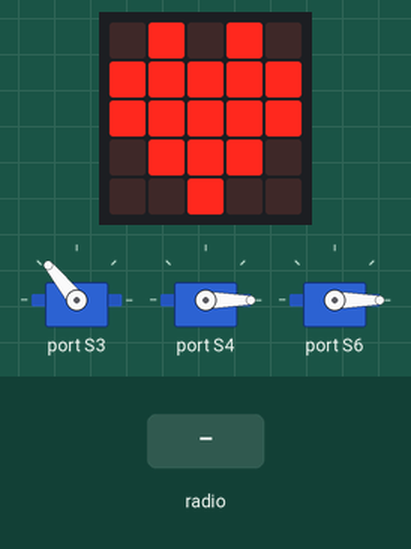
Recording of a program running on a simulated BBC micro:bit (MakeCode). Shown: the board's 5×5 LED display, 3 × servo. The test bench sets the inputs (shaded band).

Above: at 1.8 s.
1.9 s: radio message "1" arrives
At 2.7 s:
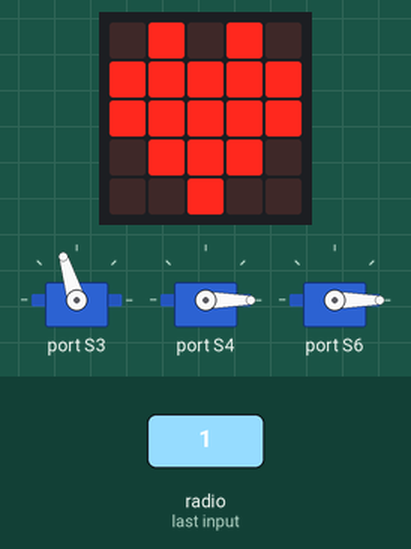
3.4 s: radio message "2" arrives
At 3.8 s:
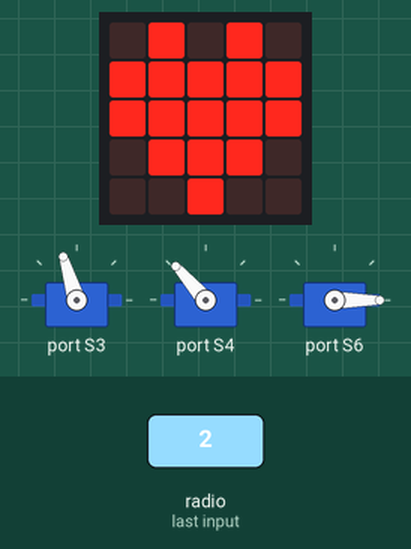
4.9 s: radio message "3" arrives
At 6.1 s:
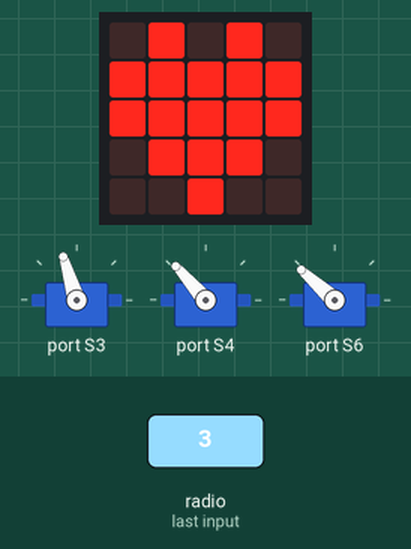
6.4 s: radio message "4" arrives
At 7.3 s:
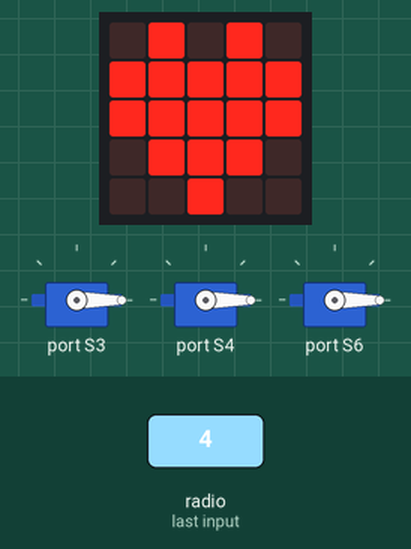
7.9 s: radio message "2" arrives
At 8.4 s:
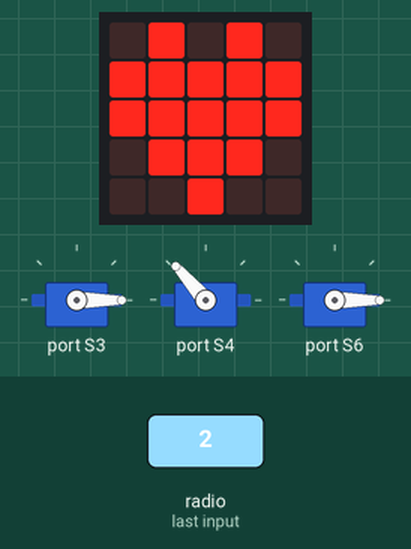
9.4 s: radio message "3" arrives
At 10.8 s:
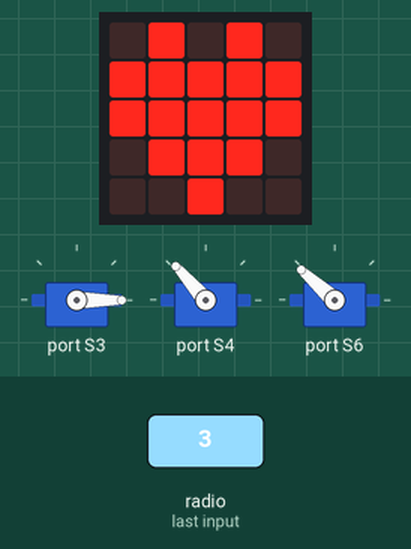
Timing chart, 0 to 11.9 s (numbered marks = the images above; inputs shaded):
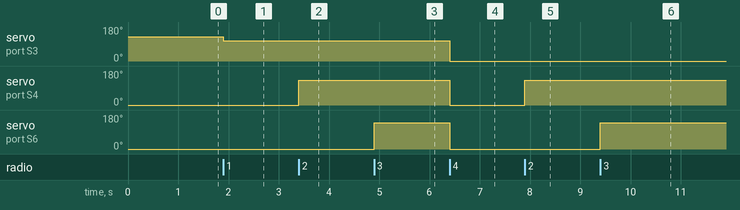

Measured:
- after the input at 1.9 s, servo on port S3: 129° → 107° at once
- after the input at 3.4 s, servo on port S4: 0° → 131° at once
- after the input at 4.9 s, servo on port S6: 0° → 138° at once
- after the input at 6.4 s, servo on port S3: 107° → 0° at once; servo on port S4: 131° → 0° at once; servo on port S6: 138° → 0° at once
- after the input at 7.9 s, servo on port S4: 0° → 131° at once
- after the input at 9.4 s, servo on port S6: 0° → 138° at once

The program:

main.ts
```typescript
radio.onReceivedNumber(function (receivedNumber) {
    if (receivedNumber == 1) {
        robotbit.Servo(robotbit.Servos.S3, 107)
    } else if (receivedNumber == 2) {
        robotbit.Servo(robotbit.Servos.S4, 131)
    } else if (receivedNumber == 3) {
        robotbit.Servo(robotbit.Servos.S6, 138)
    } else if (receivedNumber == 4) {
        robotbit.Servo(robotbit.Servos.S3, 0)
        robotbit.Servo(robotbit.Servos.S4, 0)
        robotbit.Servo(robotbit.Servos.S6, 0)
    }
})
basic.showIcon(IconNames.Heart)
radio.setGroup(1)
robotbit.Servo(robotbit.Servos.S3, 129)
robotbit.Servo(robotbit.Servos.S4, 0)
robotbit.Servo(robotbit.Servos.S6, 0)
```

test.ts
```typescript
// 在此处测试；当此软件包作为插件使用时，将不会编译此软件包。
```
